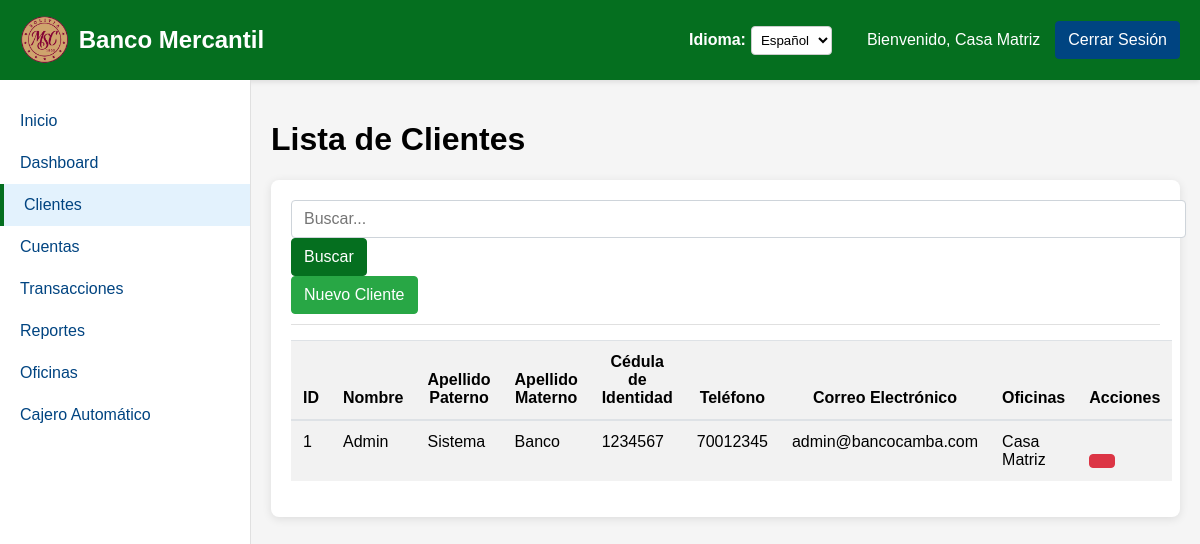
Screenshot of /index.php?controller=cliente&action=listar (signed in) with the database file from the repository.
### tables this page shows
CREATE TABLE persona (
    idPersona INT not null AUTO_INCREMENT,
    hash varchar(50) COMMENT 'hash',
    nombre VARCHAR(100) NOT NULL,
    apellidoMaterno VARCHAR(100) NOT NULL,
    apellidoPaterno VARCHAR(100) NOT NULL,
    direccion VARCHAR(255),
    telefono VARCHAR(20),
    email VARCHAR(100),
    fechaNacimiento DATE,
    ci VARCHAR(20),
    idOficina INT,
    CONSTRAINT PK_Persona PRIMARY KEY (idPersona),
    CONSTRAINT FK_Persona FOREIGN KEY (idOficina) REFERENCES oficina (idOficina)
);

CREATE TABLE oficina (
    idOficina INT not null AUTO_INCREMENT,
    hash varchar(50) COMMENT 'hash',
    central BOOLEAN NOT NULL,
    nombre VARCHAR(100) NOT NULL,
    direccion VARCHAR(255) NOT NULL,
    telefono VARCHAR(20),
    CONSTRAINT PK_Oficina PRIMARY KEY (idOficina)
);

### controllers/ClienteController.php (called while the page is built, shortened)
<?php
class ClienteController {
    private $db;
    public function __construct() {
        $database = new Database();
        $this->db = $database->connect();
        $this->session = new Session();
    }
    public function listar() {
        global $lang;
        $busqueda = isset($_GET['busqueda']) ? trim($_GET['busqueda']) : '';
        $cliente = new Cliente($this->db);
        if (!empty($busqueda)) {
            $result = $cliente->buscar($busqueda);
        } else {
            $result = $cliente->obtenerTodos();
        }
        $clientes = $result->fetchAll(PDO::FETCH_ASSOC);
        $controller = 'cliente';
        include_once 'views/main.php';
    }
}
?>

### config/database.php (called while the page is built, shortened)
<?php
class Database {
    private $host = 'localhost';
    private $db_name = 'banca-mercantil';
    private $username = 'root';
    private $password = '';
    public function connect() {
        $this->conn = null;
        try {
            $this->conn = new PDO(
                'mysql:host=' . $this->host . ';dbname=' . $this->db_name,
                $this->username,
                $this->password
            );
            $this->conn->setAttribute(PDO::ATTR_ERRMODE, PDO::ERRMODE_EXCEPTION);
            $this->conn->exec("SET NAMES utf8");
        } catch(PDOException $e) {
            echo 'Connection Error: ' . $e->getMessage();
        }
        return $this->conn;
    }
}
?>

### utils/Session.php (called while the page is built, shortened)
<?php
class Session {
    public function getLanguage() {
        return isset($_SESSION['lang']) && in_array($_SESSION['lang'], ['es', 'en']) ? $_SESSION['lang'] : 'es';
    }
}
?>

### models/Cliente.php (called while the page is built, shortened)
<?php
class Cliente {
    private $conn;
    public function __construct($db) {
        $this->conn = $db;
    }
    public function obtenerTodos() {
        $query = "SELECT p.*, o.nombre as oficina_nombre
                 FROM Persona p
                 INNER JOIN Oficina o ON p.idOficina = o.idOficina
                 ORDER BY p.apellidoPaterno, p.apellidoMaterno, p.nombre";
        $stmt = $this->conn->prepare($query);
        $stmt->execute();
        return $stmt;
    }
}
?>

### views/clientes/listar.php (the view, shortened to what this page needs)
<h1><?php echo $lang['client_list']; ?></h1>
<div class="card">
    <div class="card-header">
        <div class="row">
            <div class="col-md-6">
                <form method="GET" action="index.php" class="search-form">
                    <div class="input-group">
                        <input type="text" class="form-control" name="busqueda" placeholder="<?php echo $lang['search']; ?>..." value="<?php echo isset($_GET['busqueda']) ? htmlspecialchars($_GET['busqueda']) : ''; ?>">
                        <button type="submit" class="btn btn-primary"><?php echo $lang['search']; ?></button>
                    </div>
                </form>
            </div>
            <div class="col-md-6 text-right">
                <a href="index.php?controller=cliente&action=crear" class="btn btn-success">
                    <i class="icon-plus"></i> <?php echo $lang['new_client']; ?>
                </a>
            </div>
        </div>
    </div>
    <div class="card-body">
        <?php if (count($clientes) > 0): ?>
            <div class="table-responsive">
                <table class="table table-striped">
                    <thead>
                        <tr>
                            <th>ID</th>
                            <th><?php echo $lang['name']; ?></th>
                            <th><?php echo $lang['paternal_last_name']; ?></th>
                            <th><?php echo $lang['maternal_last_name']; ?></th>
                            <th><?php echo $lang['id_number']; ?></th>
                            <th><?php echo $lang['phone']; ?></th>
                            <th><?php echo $lang['email']; ?></th>
                            <th><?php echo $lang['branches']; ?></th>
                            <th><?php echo $lang['actions']; ?></th>
                        </tr>
                    </thead>
                    <tbody>
                        <?php foreach ($clientes as $cliente): ?>
                            <tr>
                                <td><?php echo $cliente['idPersona']; ?></td>
                                <td><?php echo htmlspecialchars($cliente['nombre']); ?></td>
                                <td><?php echo htmlspecialchars($cliente['apellidoPaterno']); ?></td>
                                <td><?php echo htmlspecialchars($cliente['apellidoMaterno']); ?></td>
                                <td><?php echo htmlspecialchars($cliente['ci']); ?></td>
                                <td><?php echo htmlspecialchars($cliente['telefono']); ?></td>
                                <td><?php echo htmlspecialchars($cliente['email']); ?></td>
                                <td><?php echo htmlspecialchars($cliente['oficina_nombre']); ?></td>
                                <td>
                                    <div class="btn-group" role="group">
                                        <a href="index.php?controller=cliente&action=ver&id=<?php echo $cliente['idPersona']; ?>" class="btn btn-sm btn-info" title="<?php echo $lang['view']; ?>">
                                        </a>
                                        <a href="index.php?controller=cliente&action=editar&id=<?php echo $cliente['idPersona']; ?>" class="btn btn-sm btn-warning" title="<?php echo $lang['edit']; ?>">
                                        </a>
                                        <a href="index.php?controller=cliente&action=eliminar&id=<?php echo $cliente['idPersona']; ?>" class="btn btn-sm btn-danger delete-button" title="<?php echo $lang['delete']; ?>" onclick="return confirm('<?php echo $lang['confirm_delete']; ?>')">
                                        </a>
                                    </div>
                                </td>
                            </tr>
                        <?php endforeach; ?>
                    </tbody>
                </table>
            </div>
        <?php endif; ?>
    </div>
</div>

### index.php (shortened to what this page needs)
<?php
require_once 'config/database.php';
require_once 'utils/Session.php';
require_once 'utils/Auth.php';
require_once 'models/Cliente.php';
$controller = isset($_GET['controller']) ? $_GET['controller'] : 'bienvenida';
$action = isset($_GET['action']) ? $_GET['action'] : 'index';
$controllerName = ucfirst($controller) . 'Controller';
$controllerFile = "controllers/{$controllerName}.php";
if (file_exists($controllerFile)) {
    $controllerInstance = new $controllerName();
    if (method_exists($controllerInstance, $action)) {
        $controllerInstance->$action();
    } else {
        include 'views/error.php';
    }
} else {
    include 'views/error.php';
}
?>

### views/main.php (shortened to what this page needs)
<!DOCTYPE html>
<html lang="<?php echo $this->session->getLanguage(); ?>">
<head>
    <link rel="stylesheet" href="assets/css/styles.css">
</head>
<body>
    <div class="header">
        <div class="logo-container">
            <img src="/BANCO_CAMBA/assets/img/logo.png" alt="Logo Banco Mercantil" class="logo-image">
            <div class="logo">Banco Mercantil</div>
        </div>
        <div class="user-info">
            <div class="language-selector">
                <label for="language" style="color: white; margin-right: 5px;">Idioma:</label>
                <select id="language" style="padding: 5px; margin-right: 15px; border-radius: 4px;">
                    <option value="es" <?php echo $this->session->getLanguage() == 'es' ? 'selected' : ''; ?>>Español</option>
                </select>
            </div>
            <div class="user-name"><?php echo $lang['welcome']; ?>, <span id="username"><?php echo isset($_SESSION['nombre']) ? $_SESSION['nombre'] : 'Usuario'; ?></span></div>
            <a href="index.php?controller=usuario&action=cerrarSesion" class="btn btn-secondary logout-btn"><?php echo $lang['logout']; ?></a>
        </div>
    </div>
    <div class="main-container">
        <div class="sidebar">
            <ul class="sidebar-menu">
                <li class="sidebar-menu-item <?php echo $controller == 'bienvenida' ? 'active' : ''; ?>">
                    <a href="index.php?controller=bienvenida&action=index"><?php echo $lang['home']; ?></a>
                </li>
                <li class="sidebar-menu-item <?php echo $controller == 'dashboard' ? 'active' : ''; ?>">
                    <a href="index.php?controller=dashboard&action=index"><?php echo $lang['dashboard']; ?></a>
                </li>
                <li class="sidebar-menu-item <?php echo $controller == 'cliente' ? 'active' : ''; ?>">
                    <a href="index.php?controller=cliente&action=listar"><?php echo $lang['clients']; ?></a>
                </li>
                <li class="sidebar-menu-item <?php echo $controller == 'cuenta' ? 'active' : ''; ?>">
                    <a href="index.php?controller=cuenta&action=listar"><?php echo $lang['accounts']; ?></a>
                </li>
                <li class="sidebar-menu-item <?php echo $controller == 'transaccion' ? 'active' : ''; ?>">
                    <a href="index.php?controller=transaccion&action=listar"><?php echo $lang['transactions']; ?></a>
                </li>
                <li class="sidebar-menu-item <?php echo $controller == 'reporte' ? 'active' : ''; ?>">
                    <a href="index.php?controller=reporte&action=index"><?php echo $lang['reports']; ?></a>
                </li>
                <li class="sidebar-menu-item <?php echo $controller == 'oficina' ? 'active' : ''; ?>">
                    <a href="index.php?controller=oficina&action=listar"><?php echo $lang['branches']; ?></a>
                </li>
                <li class="sidebar-menu-item <?php echo $controller == 'atm' ? 'active' : ''; ?>">
                    <a href="index.php?controller=atm&action=listar"><?php echo $lang['atm']; ?></a>
                </li>
            </ul>
        </div>
        <div class="content">
            <?php include $contentView; ?>
        </div>
    </div>
</body>
</html>

### assets/css/styles.css (style rules this page uses)
:root { --primary-color: #056f1f; --secondary-color: #004481; --light-color: #ffffff; --border-color: #e0e0e0; --hover-color: #033d11; --danger-color: #dc3545; --success-color: #28a745; --warning-color: #ffc107; --info-color: #17a2b8; }
body { font-family: 'Arial', sans-serif; background-color: #f5f5f5; margin: 0; padding: 0; min-height: 100vh; }
a { color: var(--secondary-color); text-decoration: none; }
.header { background-color: var(--primary-color); color: var(--light-color); padding: 15px 20px; display: flex; justify-content: space-between; align-items: center; box-shadow: 0 2px 5px rgba(0,0,0,0.1); }
.logo-container { display: flex; align-items: center; }
.logo-image { height: 50px; margin-right: 10px; }
.logo { font-size: 24px; font-weight: bold; }
.user-info { display: flex; align-items: center; }
.user-name { margin-right: 15px; }
.language-selector { display: flex; align-items: center; margin-right: 20px; }
.language-selector select { padding: 5px 10px; border-radius: 4px; border: 1px solid #ccc; background-color: white; cursor: pointer; }
.language-selector label { margin-right: 5px; font-weight: bold; }
.main-container { display: flex; min-height: calc(100vh - 60px); }
.sidebar { width: 250px; background-color: var(--light-color); border-right: 1px solid var(--border-color); padding: 20px 0; }
.sidebar-menu { list-style: none; padding: 0; margin: 0; }
.sidebar-menu-item { padding: 12px 20px; cursor: pointer; transition: background-color 0.3s; }
.sidebar-menu-item.active { background-color: #e3f2fd; border-left: 4px solid var(--primary-color); }
.content { flex: 1; padding: 20px; overflow-y: auto; }
.card { background-color: var(--light-color); border-radius: 8px; box-shadow: 0 2px 10px rgba(0,0,0,0.1); padding: 20px; margin-bottom: 20px; }
.card-header { font-size: 18px; font-weight: bold; margin-bottom: 15px; color: var(--primary-color); border-bottom: 1px solid var(--border-color); padding-bottom: 10px; }
.btn { display: inline-block; font-weight: 400; text-align: center; white-space: nowrap; vertical-align: middle; user-select: none; border: 1px solid transparent; padding: 0.375rem 0.75rem; font-size: 1rem; line-height: 1.5; border-radius: 0.25rem; transition: color 0.15s ease-in-out, background-color 0.15s ease-in-out, border-color 0.15s ease-in-out, box-shadow 0.15s ease-in-out; cursor: pointer; }
.btn-primary { color: #fff; background-color: var(--primary-color); border-color: var(--primary-color); }
.btn-secondary { color: #fff; background-color: var(--secondary-color); border-color: var(--secondary-color); }
.btn-danger { color: #fff; background-color: var(--danger-color); border-color: var(--danger-color); }
.btn-success { color: #fff; background-color: var(--success-color); border-color: var(--success-color); }
.form-control { display: block; width: 100%; padding: 0.375rem 0.75rem; font-size: 1rem; line-height: 1.5; color: #495057; background-color: #fff; background-clip: padding-box; border: 1px solid #ced4da; border-radius: 0.25rem; transition: border-color 0.15s ease-in-out, box-shadow 0.15s ease-in-out; }
.table { width: 100%; border-collapse: collapse; margin-bottom: 1rem; background-color: transparent; }
.table th, .table td { padding: 0.75rem; vertical-align: top; border-top: 1px solid #dee2e6; }
.table thead th { vertical-align: bottom; border-bottom: 2px solid #dee2e6; background-color: #f2f2f2; }
.table-striped tbody tr:nth-of-type(odd) { background-color: rgba(0, 0, 0, 0.05); }

### rows the page displays
persona: idPersona "1", nombre "Admin", apellidoPaterno "Sistema", apellidoMaterno "Banco", ci "1234567", telefono "70012345", email "admin@bancocamba.com", idOficina.nombre "Casa Matriz"

### other values shown
$lang['welcome'] "Bienvenido"
$_SESSION['nombre'] "Casa Matriz"
$lang['logout'] "Cerrar Sesión"
$lang['home'] "Inicio"
$lang['dashboard'] "Dashboard"
$lang['clients'] "Clientes"
$lang['accounts'] "Cuentas"
$lang['transactions'] "Transacciones"
$lang['reports'] "Reportes"
$lang['branches'] "Oficinas"
$lang['atm'] "Cajero Automático"
$lang['client_list'] "Lista de Clientes"
$lang['search'] "Buscar"
$lang['new_client'] "Nuevo Cliente"
$lang['name'] "Nombre"
